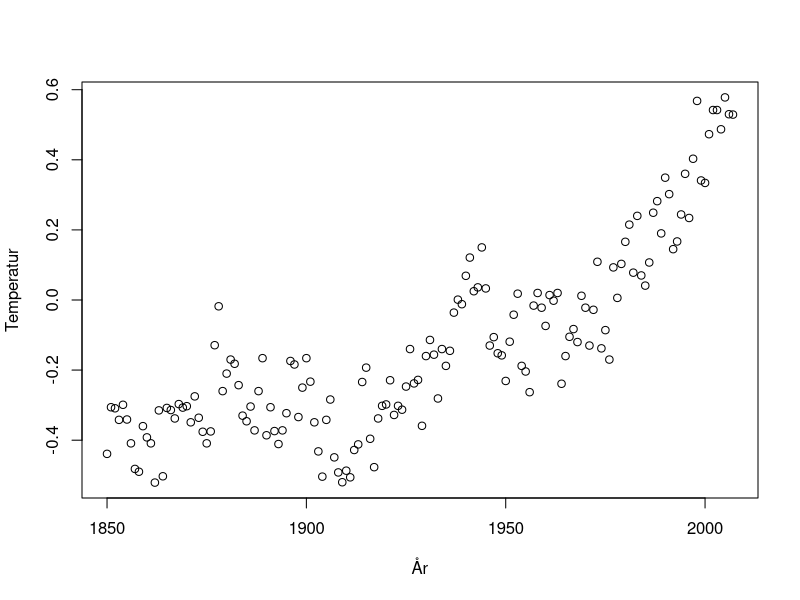
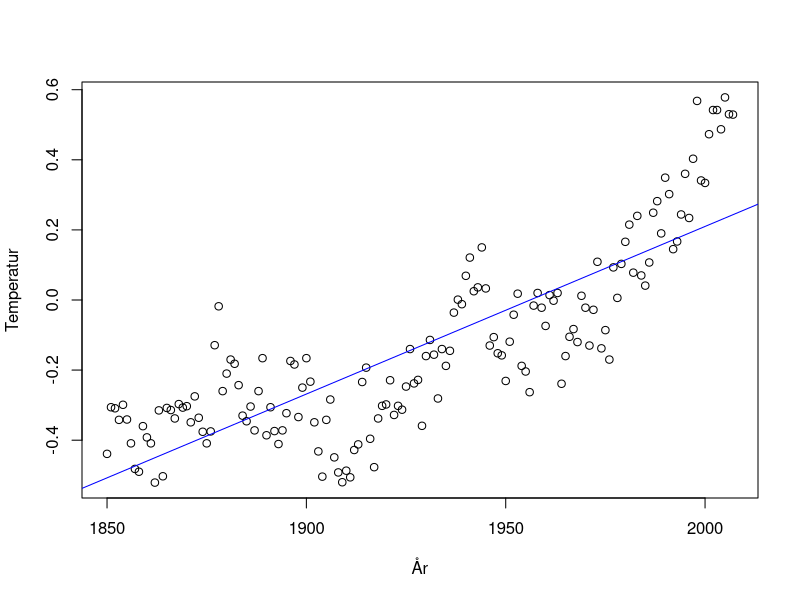
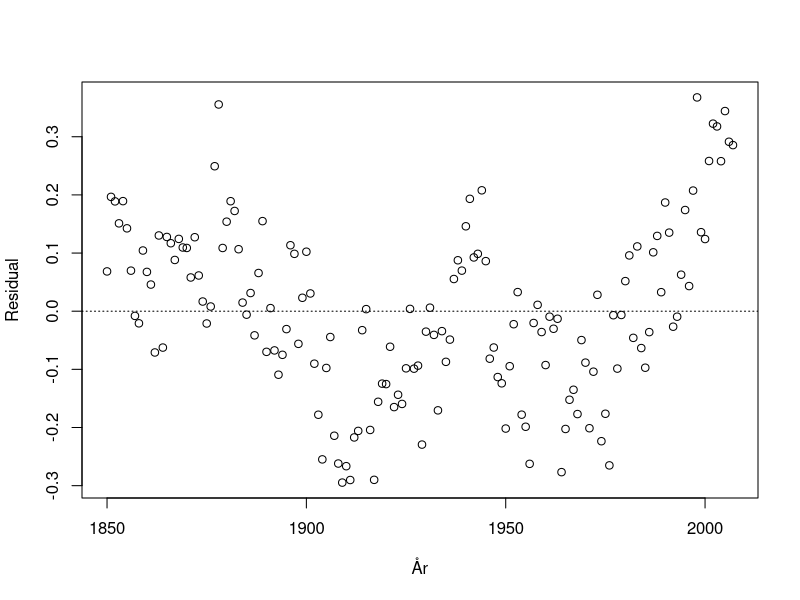
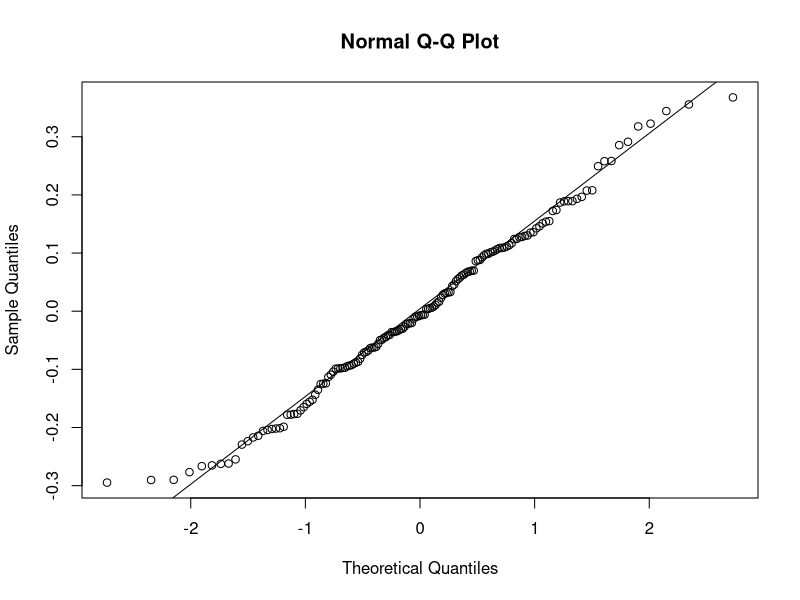
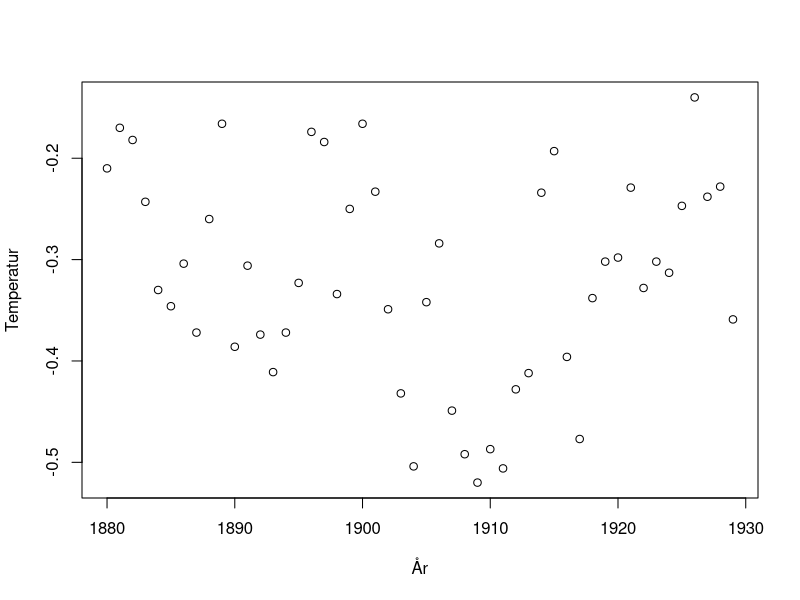
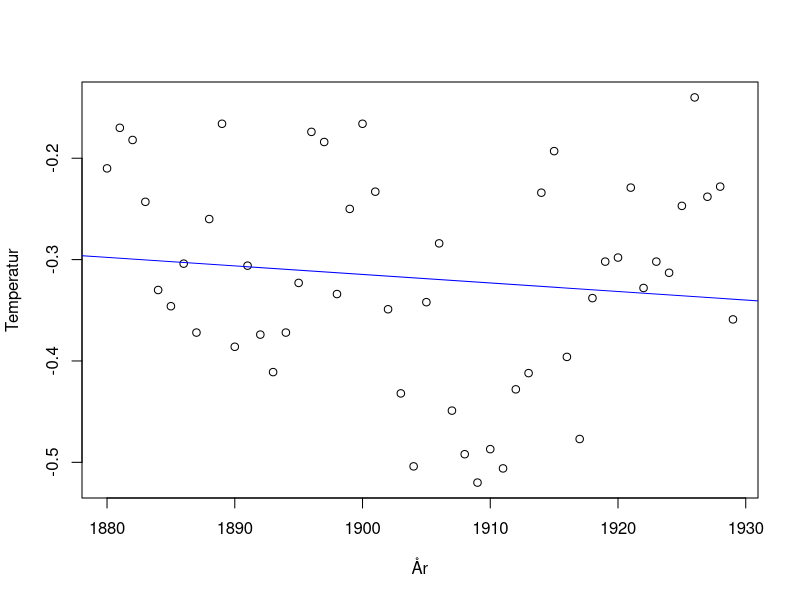
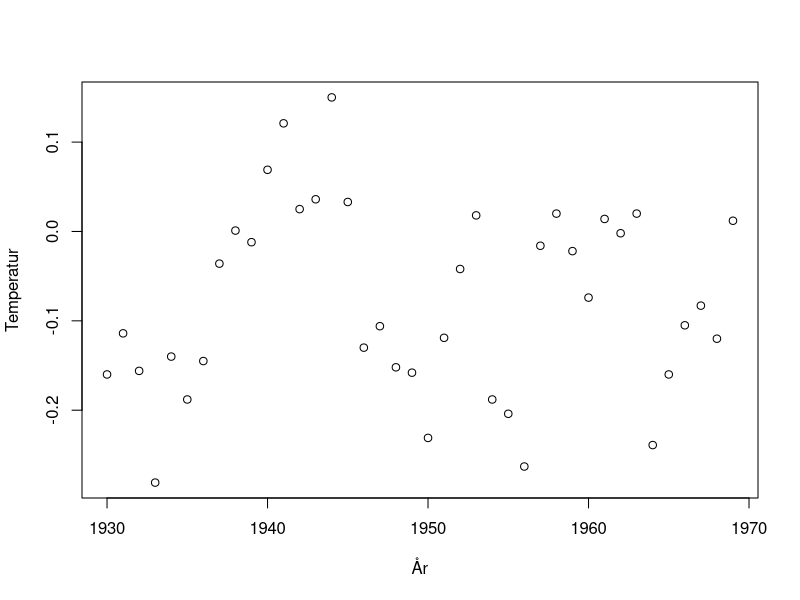
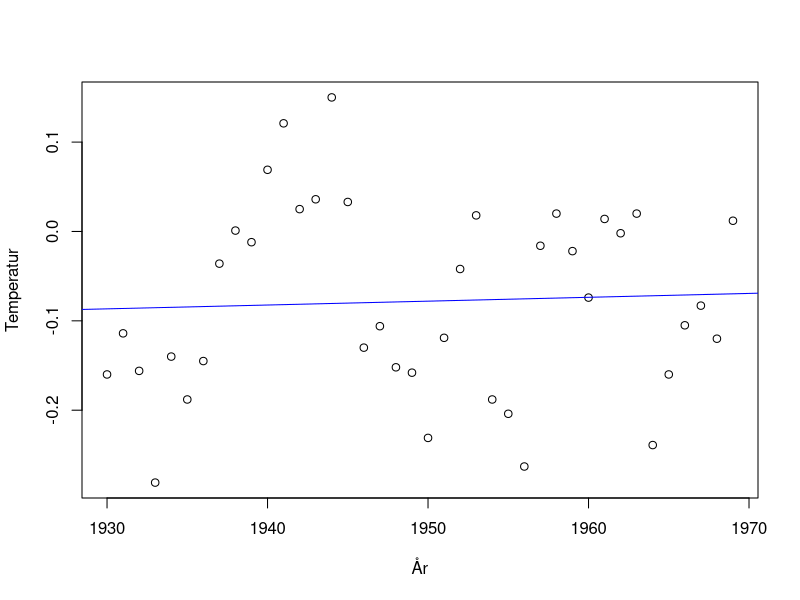

R code for these plots, in order:
## ---- chunk 1
df <- read.csv("temperatur.csv", header = TRUE)
## ---- chunk 2
plot(df$år, df$temperatur, xlab = "År", ylab = "Temperatur")
## ---- chunk 3
modell <- lm(temperatur ~ 1 + år, data = df)
summary(modell)
## ---- chunk 4
plot(df$år, df$temperatur, xlab = "År", ylab = "Temperatur")
abline(modell, col = "blue")
## ---- chunk 5
residual <- modell$residuals
plot(df$år, residual, xlab ="År", ylab="Residual")
abline(a = 0, b = 0, lty = "dotted")
## ---- chunk 6
qqnorm(residual)
qqline(residual)
## ---- chunk 7
df1 <- subset(df, år >= 1880 & år <=1929)
df2 <- subset(df, år >= 1930 & år <=1969)
df3 <- subset(df, år >= 1970 & år <=2007)
## ---- chunk 8
plot(df1$år, df1$temperatur, xlab = "År", ylab = "Temperatur")
## ---- chunk 9
modell1 <- lm(temperatur ~ 1 + år, data = df1)
summary(modell1)
## ---- chunk 10
plot(df1$år, df1$temperatur, xlab = "År", ylab = "Temperatur")
abline(modell1, col = "blue")
## ---- chunk 11
plot(df2$år, df2$temperatur, xlab = "År", ylab = "Temperatur")
## ---- chunk 12
modell2 <- lm(temperatur ~ 1 + år, data = df2)
summary(modell2)
## ---- chunk 13
plot(df2$år, df2$temperatur, xlab = "År", ylab = "Temperatur")
abline(modell2, col = "blue")
## ---- chunk 14
plot(df3$år, df3$temperatur, xlab = "År", ylab = "Temperatur")
## ---- chunk 15
modell3 <- lm(temperatur ~ 1 + år, data = df3)
summary(modell3)
## ---- chunk 16
plot(df3$år, df3$temperatur, xlab = "År", ylab = "Temperatur")
abline(modell3, col = "blue")
